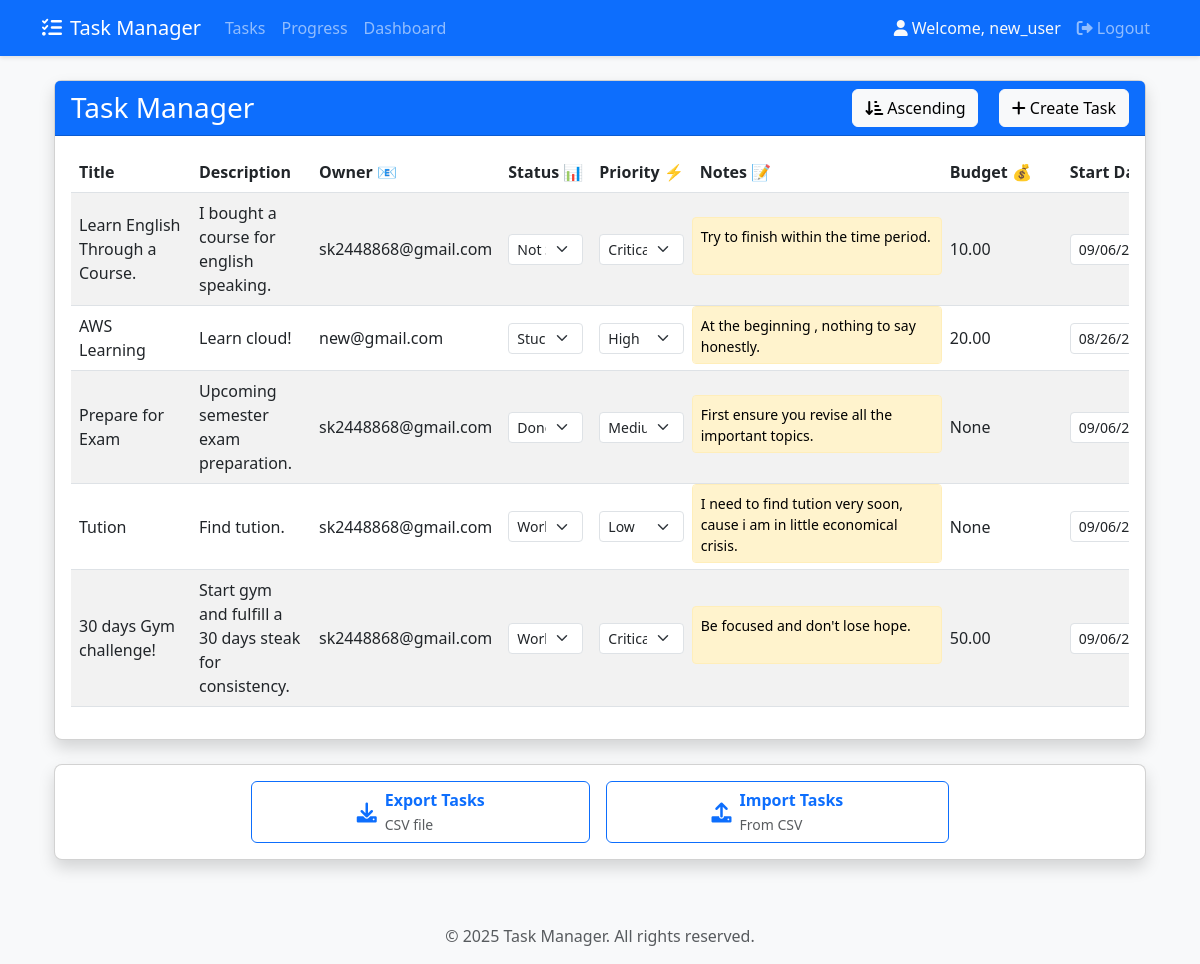
The page /tasks/ (signed in) on the database as committed earlier.
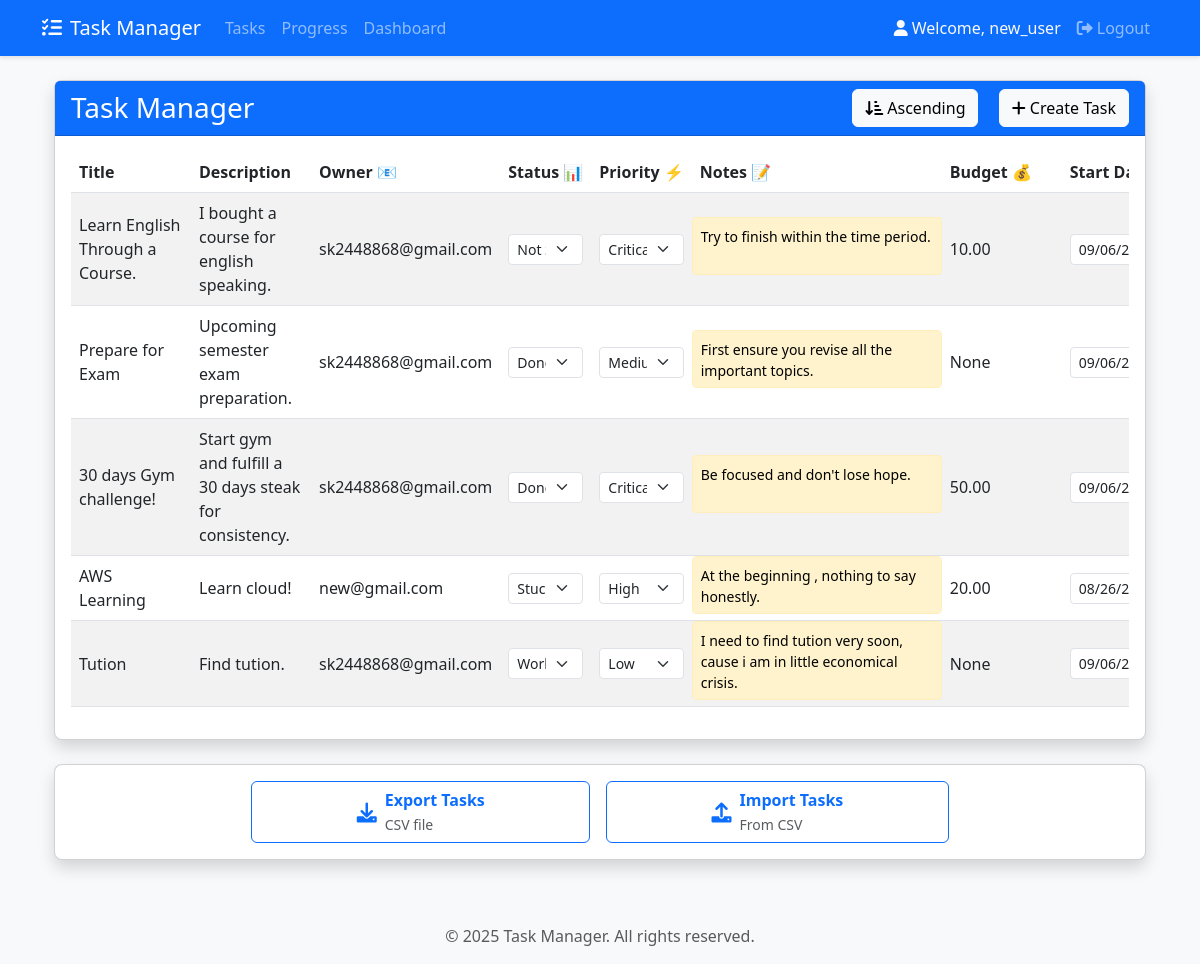
The same page on the database as committed later.
### tasks/models.py (models this page shows, shortened)
class Task(models.Model):
    STATUS_CHOICES = [
        ('not_started', 'Not Started'),
        ('working', 'Working on it'),
        ('stuck', 'Stuck'),
        ('done', 'Done')
    ]
    PRIORITY_CHOICES = [
        ('critical', 'Critical'),
        ('high', 'High'),
        ('medium', 'Medium'),
        ('low', 'Low')
    ]
    title = models.CharField(max_length=255)
    description = models.TextField()
    owner = models.EmailField()  # Assign tasks via email
    user = models.ForeignKey(User, on_delete=models.CASCADE, related_name='user_tasks')  # Link task to user
    status = models.CharField(max_length=20, choices=STATUS_CHOICES, default='not_started')
    priority = models.CharField(max_length=10, choices=PRIORITY_CHOICES, default='medium')
    notes = models.TextField(blank=True, null=True)
    budget = models.DecimalField(max_digits=10, decimal_places=2, blank=True, null=True)
    start_date = models.DateField()
    end_date = models.DateField()
    last_updated = models.DateTimeField(auto_now=True)
    class Meta:
        ordering = ['-last_updated']

### tasks/views.py (the view)
# urls.py: path('tasks/', views.task_list, name='task_list'),
@login_required
def task_list(request):
    sort_order = request.GET.get('sort_order', 'asc')
    print(f"Sort order: {sort_order}")
    tasks_queryset = Task.objects.filter(user=request.user)
    if sort_order not in ['asc', 'desc']:
        print(f"Invalid sort_order: {sort_order}, defaulting to 'asc'")
        sort_order = 'asc'
    if sort_order == 'desc':
        tasks_queryset = tasks_queryset.order_by('-last_updated')
    else:
        tasks_queryset = tasks_queryset.order_by('last_updated')
    tasks = list(tasks_queryset.values())
    print(f"Found {len(tasks)} tasks for user {request.user.username} after sorting")
    context = {
        'tasks': tasks,
        'status_choices': Task.STATUS_CHOICES,
        'priority_choices': Task.PRIORITY_CHOICES,
        'current_order': sort_order
    }
    return render(request, 'tasks/task_list.html', context)

### tasks/templates/tasks/task_list.html (shortened to what the changed rows need)
{% extends "base.html" %}
{% block content %}
<div class="container-fluid mt-4">
    <div class="card shadow">
        <div class="card-body">
            <div class="table-responsive">
                <table class="table table-hover table-striped" id="taskTable">
                    <thead class="thead-dark">
                        <tr>
                            <th scope="col">Title</th>
                            <th scope="col">Description</th>
                            <th scope="col">Owner 📧</th>
                            <th scope="col">Status 📊</th>
                            <th scope="col">Priority ⚡</th>
                            <th scope="col">Notes 📝</th>
                            <th scope="col">Budget 💰</th>
                            <th scope="col">Start Date 📅</th>
                        </tr>
                    </thead>
                    <tbody>
                        {% for task in tasks %}
                        <tr data-task-id="{{ task.id }}" class="align-middle">
                            <td contenteditable="true" class="editable" data-field="title">{{ task.title }}</td>
                            <td contenteditable="true" class="editable" data-field="description">{{ task.description }}</td>
                            <td contenteditable="true" class="editable" data-field="owner">{{ task.owner }}</td>
                            <td>
                                <select class="form-select form-select-sm status-select" data-field="status">
                                    {% for value, label in status_choices %}
                                    <option value="{{ value }}" {% if task.status == value %}selected{% endif %}>{{ label }}</option>
                                    {% endfor %}
                                </select>
                            </td>
                            <td>
                                <select class="form-select form-select-sm priority-select" data-field="priority">
                                    {% for value, label in priority_choices %}
                                    <option value="{{ value }}" {% if task.priority == value %}selected{% endif %}>{{ label }}</option>
                                    {% endfor %}
                                </select>
                            </td>
                            <td class="notes-cell">
                                <textarea class="notes-content editable" data-field="notes">{{ task.notes }}</textarea>
                            </td>
                            <td contenteditable="true" class="editable" data-field="budget">{{ task.budget }}</td>
                            <td><input type="date" class="form-control form-control-sm date-input" data-field="start_date" value="{{ task.start_date|date:'Y-m-d' }}"></td>
                        </tr>
                        {% endfor %}
                    </tbody>
                </table>
            </div>
        </div>
    </div>
</div>
<link href="https://cdnjs.cloudflare.com/ajax/libs/font-awesome/6.0.0/css/all.min.css" rel="stylesheet">
{% endblock %}

Rows that differ between the two databases and show on the page:
shown differently, row unchanged: Task "Prepare for Exam": moves up the list
changed Task "30 days Gym challenge!": status "Working on it" → "Done"; moves up the list
